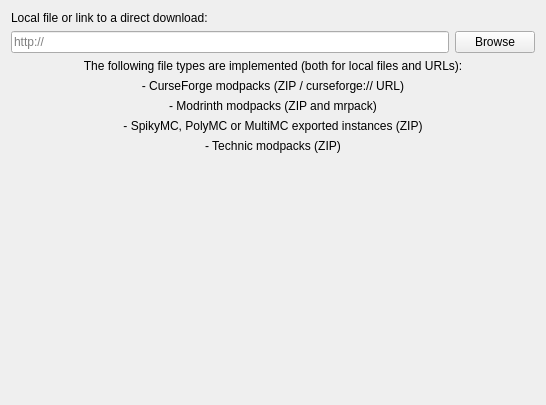
<?xml version="1.0" encoding="UTF-8"?>
<ui version="4.0">
 <class>ImportPage</class>
 <widget class="QWidget" name="ImportPage">
  <property name="geometry">
   <rect>
    <x>0</x>
    <y>0</y>
    <width>546</width>
    <height>405</height>
   </rect>
  </property>
  <layout class="QGridLayout" name="gridLayout">
   <item row="2" column="0">
    <widget class="QLineEdit" name="modpackEdit">
     <property name="placeholderText">
      <string notr="true">http://</string>
     </property>
    </widget>
   </item>
   <item row="2" column="1">
    <widget class="QPushButton" name="modpackBtn">
     <property name="text">
      <string>Browse</string>
     </property>
    </widget>
   </item>
   <item row="3" column="0" rowspan="2" colspan="2">
    <layout class="QVBoxLayout" name="verticalLayout">
     <item>
      <widget class="QLabel" name="label">
       <property name="text">
        <string>The following file types are implemented (both for local files and URLs):</string>
       </property>
       <property name="alignment">
        <set>Qt::AlignCenter</set>
       </property>
      </widget>
     </item>
     <item>
      <widget class="QLabel" name="label_5">
       <property name="text">
        <string>- CurseForge modpacks (ZIP / curseforge:// URL)</string>
       </property>
       <property name="alignment">
        <set>Qt::AlignCenter</set>
       </property>
      </widget>
     </item>
     <item>
      <widget class="QLabel" name="label_3">
       <property name="text">
        <string>- Modrinth modpacks (ZIP and mrpack)</string>
       </property>
       <property name="alignment">
        <set>Qt::AlignCenter</set>
       </property>
      </widget>
     </item>
     <item>
      <widget class="QLabel" name="label_2">
       <property name="text">
        <string>- SpikyMC, PolyMC or MultiMC exported instances (ZIP)</string>
       </property>
       <property name="alignment">
        <set>Qt::AlignCenter</set>
       </property>
      </widget>
     </item>
     <item>
      <widget class="QLabel" name="label_4">
       <property name="text">
        <string>- Technic modpacks (ZIP)</string>
       </property>
       <property name="alignment">
        <set>Qt::AlignCenter</set>
       </property>
      </widget>
     </item>
    </layout>
   </item>
   <item row="5" column="0" colspan="2">
    <spacer name="verticalSpacer">
     <property name="orientation">
      <enum>Qt::Vertical</enum>
     </property>
     <property name="sizeHint" stdset="0">
      <size>
       <width>20</width>
       <height>40</height>
      </size>
     </property>
    </spacer>
   </item>
   <item row="0" column="0" colspan="2">
    <widget class="QLabel" name="modpackLabel">
     <property name="text">
      <string>Local file or link to a direct download:</string>
     </property>
    </widget>
   </item>
  </layout>
 </widget>
 <resources/>
 <connections/>
</ui>
